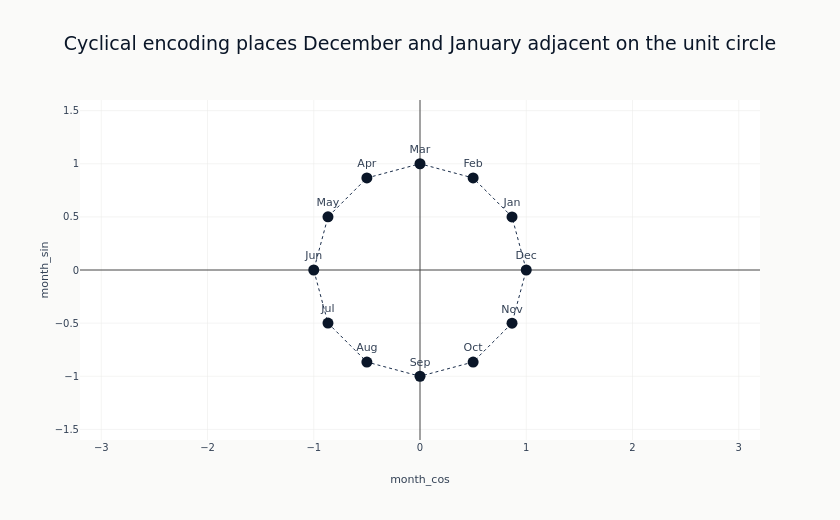

The code cell stored with this chart in its notebook:
### Markdown cell above
The value of the encoding is easiest to see on the unit circle. Mapping each
month to $(\cos\theta, \sin\theta)$ places the twelve months evenly around a
ring, so December (12) sits right next to January (1) - the "wrap-around" that
an integer 1-12 encoding breaks. Distance on the ring equals distance in the
calendar.

### Code cell
# Recover the 12 distinct month encodings actually produced above.
month_circle = (
    cal_df.select(
        month=pl.col("timestamp").dt.month(),
        month_sin="month_sin",
        month_cos="month_cos",
    )
    .unique()
    .sort("month")
)
month_names = ["Jan", "Feb", "Mar", "Apr", "May", "Jun", "Jul", "Aug", "Sep", "Oct", "Nov", "Dec"]

# Close the ring by repeating the first point so the connecting line wraps.
xs = month_circle["month_cos"].to_list()
ys = month_circle["month_sin"].to_list()
labels = [month_names[m - 1] for m in month_circle["month"].to_list()]

fig = go.Figure()
fig.add_trace(
    go.Scatter(
        x=xs + xs[:1],
        y=ys + ys[:1],
        mode="lines",
        line=dict(color=COLORS["slate"], width=1, dash="dot"),
        showlegend=False,
    )
)
fig.add_trace(
    go.Scatter(
        x=xs,
        y=ys,
        mode="markers+text",
        marker=dict(color=COLORS["blue"], size=11),
        text=labels,
        textposition="top center",
        showlegend=False,
    )
)
fig.update_layout(
    height=520,
    width=840,
    title="Cyclical encoding places December and January adjacent on the unit circle",
)
fig.update_xaxes(title_text="month_cos", range=[-1.6, 1.6], zeroline=True)
fig.update_yaxes(title_text="month_sin", range=[-1.6, 1.6], zeroline=True, scaleanchor="x")
fig.show()

### Figure 1 — Plotly figure (JSON) as saved in the notebook; plotly's stock layout.template omitted (floating-point values rounded to 4 significant figures)
{"data": [{"line": {"color": "#1a2d4a", "dash": "dot", "width": 1}, "mode": "lines", "showlegend": false, "type": "scatter", "x": [0.866, 0.5, 6.123e-17, -0.5, -0.866, -1.0, -0.866, -0.5, -1.837e-16, 0.5, 0.866, 1.0, 0.866], "y": [0.5, 0.866, 1.0, 0.866, 0.5, 1.225e-16, -0.5, -0.866, -1.0, -0.866, -0.5, -2.449e-16, 0.5]}, {"marker": {"color": "#0a1628", "size": 11}, "mode": "markers+text", "showlegend": false, "text": ["Jan", "Feb", "Mar", "Apr", "May", "Jun", "Jul", "Aug", "Sep", "Oct", "Nov", "Dec"], "textposition": "top center", "type": "scatter", "x": [0.866, 0.5, 6.123e-17, -0.5, -0.866, -1.0, -0.866, -0.5, -1.837e-16, 0.5, 0.866, 1.0], "y": [0.5, 0.866, 1.0, 0.866, 0.5, 1.225e-16, -0.5, -0.866, -1.0, -0.866, -0.5, -2.449e-16]}], "layout": {"height": 520, "title": {"text": "Cyclical encoding places December and January adjacent on the unit circle"}, "width": 840, "xaxis": {"range": [-1.6, 1.6], "title": {"text": "month_cos"}, "zeroline": true}, "yaxis": {"range": [-1.6, 1.6], "scaleanchor": "x", "title": {"text": "month_sin"}, "zeroline": true}}}
